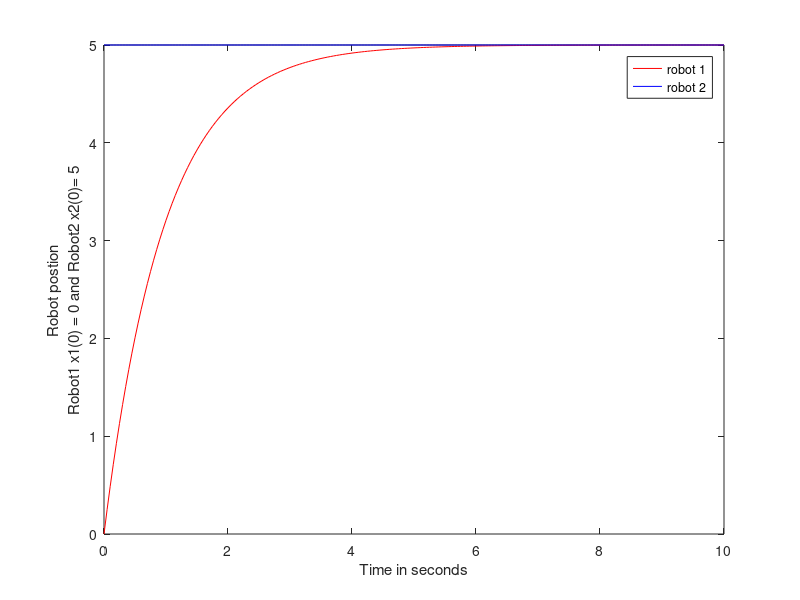

MATLAB code for this plot:
clear
close all
x_1(1)=0;
x_2(1)=5;
gap=1;
delta_t=0.05;
end_time=10;
time=0:delta_t:end_time;
length_time=length(time);
G=1;
for i=1:length_time-1
    x_2(i+1)=x_2(i);
    x_1(i+1)=x_1(i)+G*(x_2(i)-x_1(i))*delta_t;
    i=i+1
end
%figure('Units', 'inches',...
        %'Position', [0 0 7.2 5],....
        %'PaperPositionMode', 'auto');
plot(time,x_1,'r',time,x_2,'b')
legend('robot 1', 'robot 2');
%title('Trajectory of two robots vs Time')
xlabel ('Time in seconds');
ylabel ({'Robot postion','Robot1 x1(0) = 0 and Robot2 x2(0)= 5'});